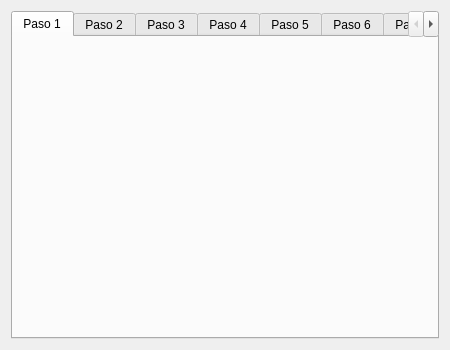
<?xml version="1.0" encoding="UTF-8"?>
<ui version="4.0">
 <class>Conversion</class>
 <widget class="QDialog" name="Conversion">
  <property name="geometry">
   <rect>
    <x>0</x>
    <y>0</y>
    <width>450</width>
    <height>350</height>
   </rect>
  </property>
  <property name="minimumSize">
   <size>
    <width>450</width>
    <height>350</height>
   </size>
  </property>
  <property name="maximumSize">
   <size>
    <width>450</width>
    <height>450</height>
   </size>
  </property>
  <property name="windowTitle">
   <string>CONVERSIÓN</string>
  </property>
  <layout class="QGridLayout" name="gridLayout">
   <item row="0" column="0">
    <widget class="QTabWidget" name="tabWidget">
     <property name="currentIndex">
      <number>0</number>
     </property>
     <widget class="QWidget" name="tab">
      <attribute name="title">
       <string>Paso 1</string>
      </attribute>
     </widget>
     <widget class="QWidget" name="tab_2">
      <attribute name="title">
       <string>Paso 2</string>
      </attribute>
     </widget>
     <widget class="QWidget" name="tab_3">
      <attribute name="title">
       <string>Paso 3</string>
      </attribute>
      <widget class="QLabel" name="lb_paso3">
       <property name="geometry">
        <rect>
         <x>100</x>
         <y>80</y>
         <width>231</width>
         <height>71</height>
        </rect>
       </property>
       <property name="styleSheet">
        <string notr="true"/>
       </property>
       <property name="text">
        <string/>
       </property>
      </widget>
     </widget>
     <widget class="QWidget" name="tab_4">
      <attribute name="title">
       <string>Paso 4</string>
      </attribute>
     </widget>
     <widget class="QWidget" name="tab_5">
      <attribute name="title">
       <string>Paso 5</string>
      </attribute>
     </widget>
     <widget class="QWidget" name="tab_6">
      <attribute name="title">
       <string>Paso 6</string>
      </attribute>
     </widget>
     <widget class="QWidget" name="tab_7">
      <attribute name="title">
       <string>Paso 7</string>
      </attribute>
     </widget>
    </widget>
   </item>
  </layout>
 </widget>
 <resources/>
 <connections/>
</ui>
